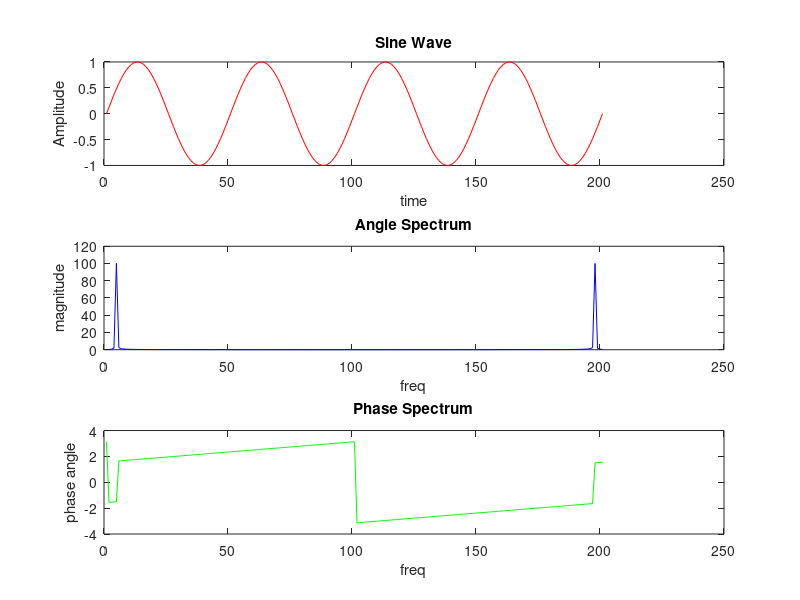

Write MATLAB code to recreate this figure.
% clc
% clear all
% close all
% f=4
% fs=200
% ts=1/fs
% t=0:ts:1;
% x=sin(2*pi*f*t)
% plot(x,"red");
% xlabel("time");
% ylabel('Amplitude');
% title('Sine wave');
% figure
% stem(x,"green");
% xlabel("time");
% ylabel('Amplitude');
% title('Sine wave');


% 
% 
% clc
% clear all
% close all
% f=4
% fs=200
% ts=1/fs
% t=0:ts:1;
% x=sin(2*pi*f*t)
% figure
% subplot(2,1,1)
% plot(x,"red");
% xlabel("time");
% ylabel('Amplitude');
% title('Sine wave');
% 
% x=cos(2*pi*f*t)
% subplot(2,1,2)
% plot(x,"green");
% xlabel("time");
% ylabel('Amplitude');
% title('Cos wave');



% clc
% clear all
% close all
% 
% f=4
% fs=200
% ts=1/fs
% t=0:ts:1;
% x=sin(2*pi*f*t)
% figure
% plot(x,"red");
%  
% hold on;
% x=cos(2*pi*f*t)
% plot(x,"green");
% xlabel("time");
% ylabel('Amplitude');


clc
clear all
close all
f=4
fs=200
ts=1/fs
t=0:ts:1;
figure
x=sin(2*pi*f*t)
subplot(3,1,1)
plot(x,'red');
xlabel("time");
ylabel('Amplitude');
title('Sine Wave');

xfft=fft(x);
xfftmag=abs(xfft);
subplot(3,1,2)
plot(xfftmag,'blue');
xlabel("freq");
ylabel('magnitude');
title('Angle Spectrum');

xfftphase=angle(xfft);
subplot(3,1,3)
plot(xfftphase,'green');
xlabel("freq");
ylabel('phase angle');
title('Phase Spectrum');

